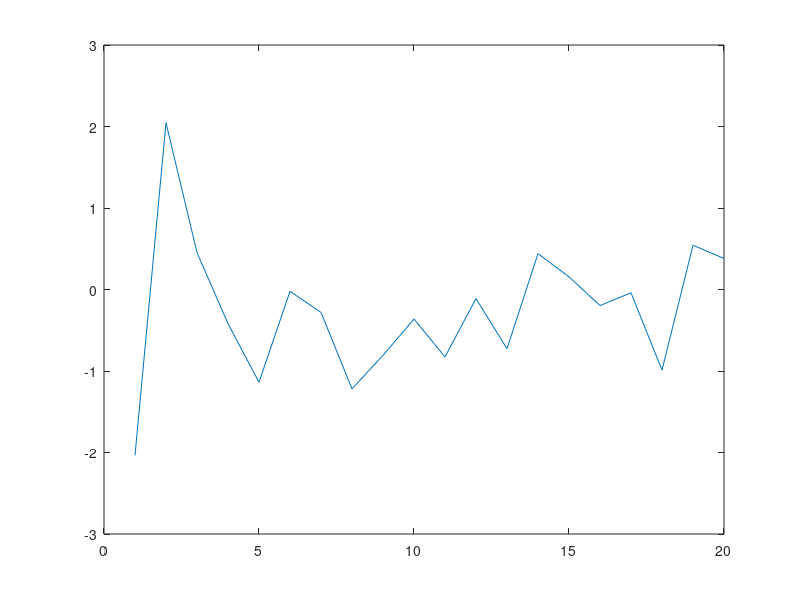

Recreate this plot in MATLAB. (Note: this script raises an error after producing the figure.)
plot(randn(20,1))
xtl = {{'one';'two';'three'} '\alpha' {'\beta';'\gamma'}};
h = my_xticklabels(gca,[1 10 18],xtl);
% vertical
h = my_xticklabels([1 10 18],xtl, ...
    'Rotation',-90, ...
    'VerticalAlignment','middle', ...
    'HorizontalAlignment','left');



